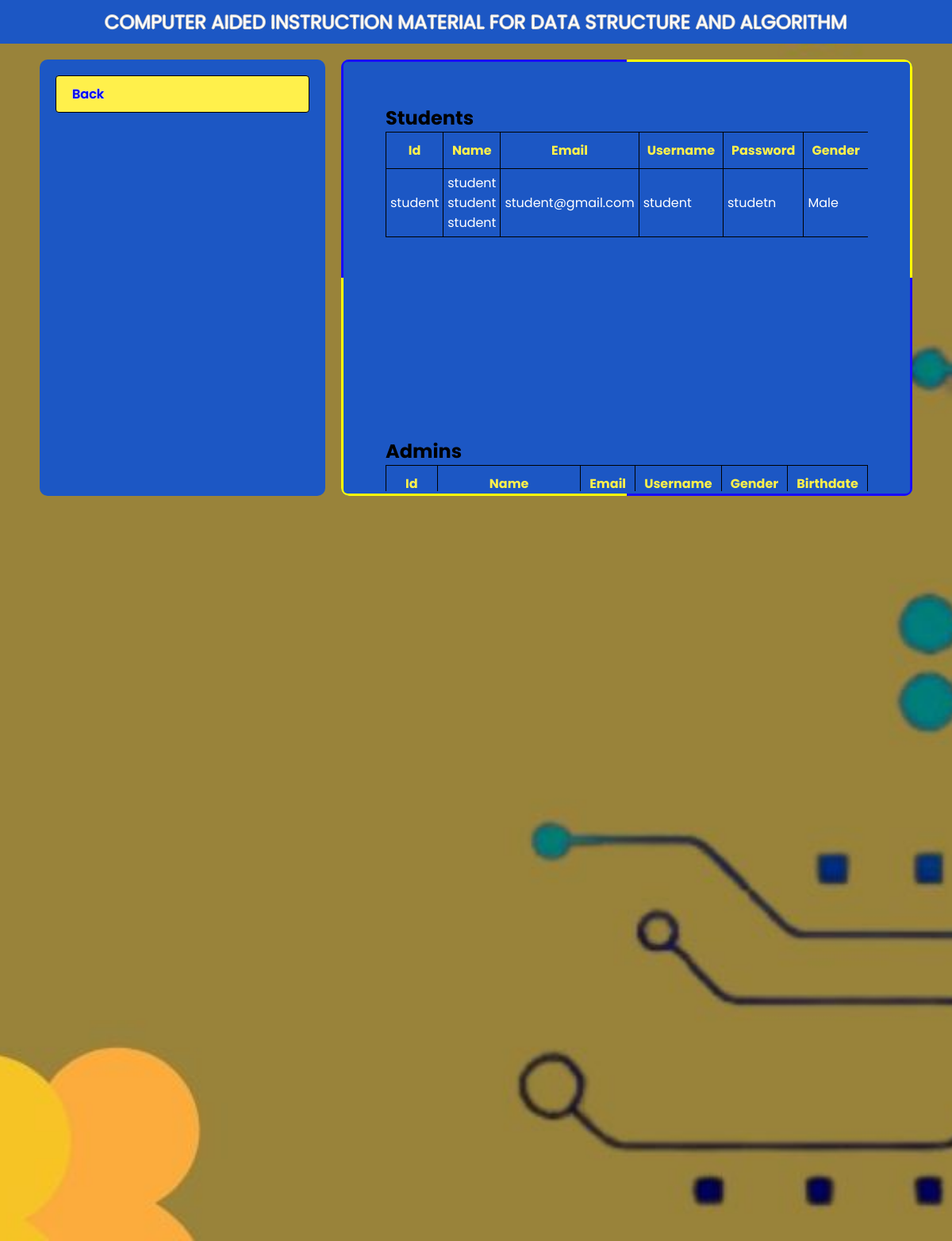
/login-data (signed in), run on the app's committed database.
### tables this page shows
CREATE TABLE `user` (
  `student_number` varchar(30) NOT NULL,
  `role` varchar(30) NOT NULL,
  `username` varchar(30) NOT NULL,
  `password` varchar(30) NOT NULL,
  `email` varchar(30) NOT NULL,
  `first_name` varchar(30) NOT NULL,
  `middle_name` varchar(30) NOT NULL,
  `last_name` varchar(30) NOT NULL,
  `gender` varchar(30) NOT NULL,
  `course_id` varchar(30) NOT NULL,
  `year` int(11) NOT NULL,
  `birthdate` date NOT NULL,
  `profile` varchar(100) DEFAULT NULL
);

### db/UserDb.php (called while the page is built, shortened)
<?php
require_once 'autoload.php';
class UserDb
{
    public static function getStudents()
    {
        $student = Role::$STUDENT;
        $conn = Database::open();
        $stmt = $conn->prepare("SELECT * FROM user where role = ? order by course_id,`year`");
        $stmt->bind_param("s", $student);
        $stmt->execute();
        $users = array();
        $result = $stmt->get_result();
        while ($data = $result->fetch_assoc()) {
            $user = new User(
                $data["student_number"],
                $data["username"],
                $data["password"],
                $data["email"],
                $data["first_name"],
                $data["middle_name"],
                $data["last_name"],
                $data["gender"],
                $data["course_id"],
                $data["year"],
                $data["birthdate"]
            );
            $user->setRole($data['role']);
            $user->setProfile($data['profile']);;
            array_push($users, $user);
        }
        return $users;
    }
}

### autoload.php (called while the page is built, shortened)
<?php
spl_autoload_register(function ($className) {
    $file = __DIR__ . '\\' . $className . '.php';
    $file = str_replace('\\', DIRECTORY_SEPARATOR, $file);
});

### model/user/User.php (called while the page is built, shortened)
<?php
class User
{
    private $id;
    private $username;
    private $password;
    private $email;
    private $fName;
    private $mName;
    private $lName;
    private $gender;
    public function __construct($id, $username, $password, $email, $fName, $mName, $lName, $gender, $course, $year, $birthdate)
    {
        $this->id = $id;
        $this->username = $username;
        $this->password = $password;
        $this->email = $email;
        $this->fName = $fName;
        $this->mName = $mName;
        $this->lName = $lName;
        $this->gender = $gender;
    }
    public function getId()
    {
        return $this->id;
    }
    public function getUsername()
    {
        return $this->username;
    }
    public function getFullName()
    {
        return $this->getFName() . " " . $this->getMName() . " " . $this->getLName();
    }
    public function getPassword()
    {
        return $this->password;
    }
    public function getEmail()
    {
        return $this->email;
    }
    public function getFName()
    {
        return $this->fName;
    }
    public function getMName()
    {
        return $this->mName;
    }
    public function getLName()
    {
        return $this->lName;
    }
    public function getGender()
    {
        return $this->gender;
    }
}

### views/admin/login-data.php (the view, shortened to what this page needs)
<?php
require_once 'autoload.php';
?>
<!DOCTYPE html>
<html lang="en">
<head>
    <link rel="stylesheet" href="./resources/css/style.css">
</head>
<body>
    <section class="main-wrapper bg bg-dashboard">
        <header class="header">COMPUTER AIDED INSTRUCTION MATERIAL FOR DATA STRUCTURE AND ALGORITHM</header>
        <section class="content">
            <div class="content-left">
                <nav class="nav">
                    <a href="./accounts" class="nav__link btn">Back</a>
                </nav>
            </div>
            <div class="content-right rainbow">
                <section class="filler">
                    <div class="fluid-table">
                        <table class="styled-tabled">
                            <h2>Students</h2>
                            <thead>
                                <tr>
                                    <th>Id</th>
                                    <th>Name</th>
                                    <th>Email</th>
                                    <th>Username</th>
                                    <th>Password</th>
                                    <th>Gender</th>
                                </tr>
                            </thead>
                            <tbody>
                                <?php
                                try {
                                    foreach (UserDb::getStudents() as $user) {
                                        $id = $user->getId();
                                        $name = $user->getFullName();
                                        $email = $user->getEmail();
                                        $gender = $user->getGender();
                                        $username = $user->getUsername();
                                        $password = $user->getPassword();
                                        echo "<tr>";
                                        echo "<td>$id</td>";
                                        echo "<td>$name</td>";
                                        echo "<td>$email</td>";
                                        echo "<td>$username</td>";
                                        echo "<td>$password</td>";
                                        echo "<td>$gender</td>";
                                        echo "</tr>";
                                    }
                                } catch (Exception $e) {
                                }
                                ?>
                            </tbody>
                        </table>
                    </div>
                    <div class="fluid-table">
                        <table class="styled-tabled">
                            <h2>Admins</h2>
                            <thead>
                                <tr>
                                    <th>Id</th>
                                    <th>Name</th>
                                    <th>Email</th>
                                    <th>Username</th>
                                    <th>Gender</th>
                                    <th>Birthdate</th>
                                </tr>
                            </thead>
                        </table>
                    </div>
                </section>
            </div>
        </section>
    </section>
</body>
</html>

### resources/css/style.css (style rules this page uses)
:root { --color-blue: rgb(28, 87, 196); --color-yellow: #fff04b; }
* { margin: 0; padding: 0; box-sizing: border-box; font-family: "poppins", sans-serif; }
a { text-decoration: none; }
.rainbow { position: relative; z-index: 0; overflow: hidden; border-radius: inherit; }
.rainbow::before { content: ""; position: absolute; z-index: -2; left: -50%; top: -50%; width: 200%; height: 200%; background-color: inherit; background-repeat: no-repeat; background-size: 50% 50%, 50% 50%; background-position: 0 0, 100% 0, 100% 100%, 0 100%; background-image: linear-gradient(#180cff, #180cff), linear-gradient(#ffff03, #ffff03), linear-gradient(#180cff, #180cff), linear-gradient(#ffff03, #ffff03); animation: rotate 15s linear infinite; }
.rainbow::after { content: ""; position: absolute; z-index: -1; left: 3px; top: 3px; width: calc(100% - 6px); height: calc(100% - 6px); background: inherit; border-radius: 5px; animation: opacityChange 5s infinite alternate; }
.main-wrapper { max-width: 1400px; height: 100vh; margin: 0 auto; padding-bottom: 20px; }
.header { text-align: center; color: white; padding-block: 10px; background-color: rgb(28, 87, 196); font-size: 24px; text-shadow: 1px 0 0 rgb(200, 200, 200), 0 -1px 0 rgb(200, 200, 200), 0 1px 0 rgb(200, 200, 200), -1px 0 0 rgb(200, 200, 200); }
.content { height: 90%; display: grid; grid-template-columns: 1fr 2fr; gap: 20px; margin-top: 20px; padding-inline: 50px; }
.nav { padding: 20px; display: flex; flex-direction: column; gap: 10px; }
.nav__link { font-weight: 600; word-break: break-all; }
.content-right, .content-left { height: 100%; max-height: 550px; border-radius: 10px; }
.content-right { background-color: var(--color-blue); }
.content-left { background-color: var(--color-blue); overflow-y: auto; }
.btn { cursor: pointer; padding: 10px 20px; border: 1px solid black; outline: none; background: #fff04b; border-radius: 4px; text-shadow: 1px 0 0 rgb(200, 200, 200), 0 -1px 0 rgb(200, 200, 200), 0 1px 0 rgb(200, 200, 200), -1px 0 0 rgb(200, 200, 200); }
.bg { background-position: center; background-repeat: no-repeat; background-size: cover; }
.bg-dashboard { background-image: url("../images/bg/Dashboard.jpg"); }

### views/admin/login-data.php (style rules this page uses)
.content-right { padding: 6px; background-color: var(--color-blue); }
.filler { display: grid; grid-template-columns: 1fr; padding-block: 50px; padding-inline: 50px; gap: 20px; height: 100%; overflow-y: auto; border-radius: 10px; }
table { border-collapse: collapse; width: 100%; }
table tr td { border: 1px solid black; }
table tr th { border: 1px solid black; }
table thead tr th { padding: 10px; }
table, tr, td { color: white; }
th { color: var(--color-yellow); }
tbody, th, td { padding: 10px 20px; }
td { padding: 5px; }
.fluid-table { overflow-x: auto; min-height: 400px; max-height: 600px; }

### data on the page
user: student_number "student", name "student student student", email "student@gmail.com", username "student", password "studetn", gender "Male"
